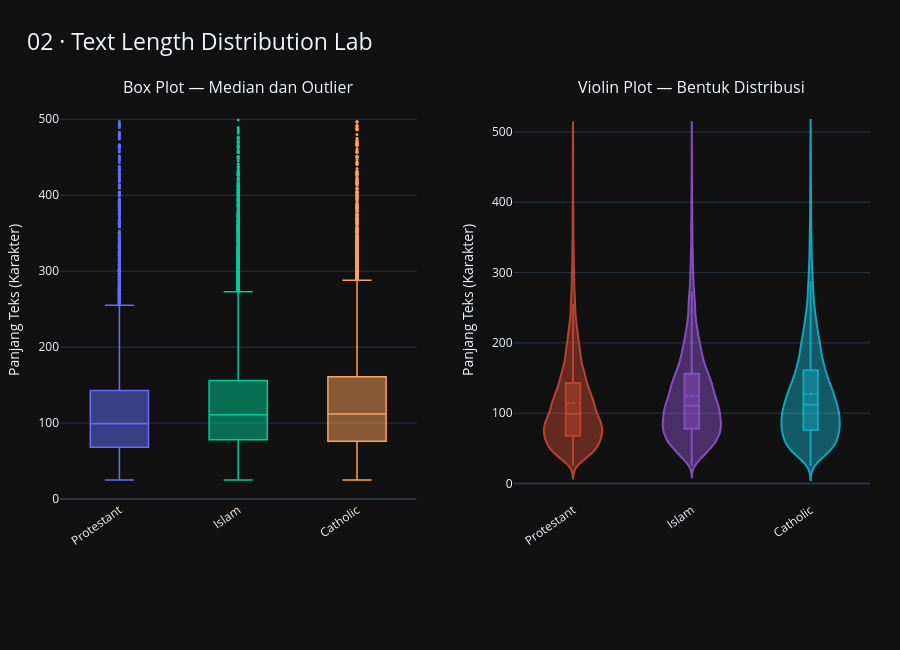

Notebook cell for this chart:
### Code cell
# ============================================================
# VISUALISASI 2 — DISTRIBUTION LAB
# ============================================================

# Pilih label dengan jumlah sampel terbesar
top_labels = (
    df_label
    .nlargest(10, "Jumlah_Data")["Label"]
    .tolist()
)

df_dist = df_sample[
    df_sample["Label"].isin(top_labels)
].copy()

urutan_label = (
    df_dist.groupby("Label")["Panjang_Karakter"]
    .median()
    .sort_values()
    .index.tolist()
)

fig2 = make_subplots(
    rows=1,
    cols=2,
    subplot_titles=(
        "Box Plot — Median dan Outlier",
        "Violin Plot — Bentuk Distribusi"
    ),
    horizontal_spacing=0.12
)

for label in urutan_label:
    data_label = df_dist[df_dist["Label"] == label]

    fig2.add_trace(
        go.Box(
            y=data_label["Panjang_Karakter"],
            name=label,
            boxpoints="outliers",
            marker=dict(size=3),
            line=dict(width=1.5),
            showlegend=False,
            hovertemplate=(
                "Label: " + str(label) +
                "<br>Panjang karakter: %{y}<extra></extra>"
            )
        ),
        row=1,
        col=1
    )

    fig2.add_trace(
        go.Violin(
            y=data_label["Panjang_Karakter"],
            name=label,
            box_visible=True,
            meanline_visible=True,
            points=False,
            opacity=0.75,
            showlegend=False,
            hovertemplate=(
                "Label: " + str(label) +
                "<br>Panjang karakter: %{y}<extra></extra>"
            )
        ),
        row=1,
        col=2
    )

fig2.update_layout(
    title=dict(
        text="02 · Text Length Distribution Lab",
        x=0.03,
        font=dict(size=23)
    ),
    template=TEMA,
    height=650,
    margin=dict(l=60, r=30, t=100, b=150)
)

fig2.update_yaxes(title_text="Panjang Teks (Karakter)", row=1, col=1)
fig2.update_yaxes(title_text="Panjang Teks (Karakter)", row=1, col=2)

fig2.update_xaxes(
    tickangle=-35,
    categoryorder="array",
    categoryarray=urutan_label,
    row=1,
    col=1
)

fig2.update_xaxes(
    tickangle=-35,
    categoryorder="array",
    categoryarray=urutan_label,
    row=1,
    col=2
)

fig2.show()

### Figure 1 — Plotly figure (JSON) as saved in the notebook; plotly's stock layout.template omitted (floating-point values rounded to 4 significant figures; data arrays with more than 128 entries replaced by an {"elided": "..."} marker saying what was removed)
{"data": [{"boxpoints": "outliers", "hovertemplate": "Label: Protestant<br>Panjang karakter: %{y}<extra></extra>", "line": {"width": 1.5}, "marker": {"size": 3}, "name": "Protestant", "showlegend": false, "type": "box", "xaxis": "x", "y": {"elided": "12468 int values"}, "yaxis": "y"}, {"box": {"visible": true}, "hovertemplate": "Label: Protestant<br>Panjang karakter: %{y}<extra></extra>", "meanline": {"visible": true}, "name": "Protestant", "opacity": 0.75, "points": false, "showlegend": false, "type": "violin", "xaxis": "x2", "y": {"elided": "12468 int values"}, "yaxis": "y2"}, {"boxpoints": "outliers", "hovertemplate": "Label: Islam<br>Panjang karakter: %{y}<extra></extra>", "line": {"width": 1.5}, "marker": {"size": 3}, "name": "Islam", "showlegend": false, "type": "box", "xaxis": "x", "y": {"elided": "24307 int values"}, "yaxis": "y"}, {"box": {"visible": true}, "hovertemplate": "Label: Islam<br>Panjang karakter: %{y}<extra></extra>", "meanline": {"visible": true}, "name": "Islam", "opacity": 0.75, "points": false, "showlegend": false, "type": "violin", "xaxis": "x2", "y": {"elided": "24307 int values"}, "yaxis": "y2"}, {"boxpoints": "outliers", "hovertemplate": "Label: Catholic<br>Panjang karakter: %{y}<extra></extra>", "line": {"width": 1.5}, "marker": {"size": 3}, "name": "Catholic", "showlegend": false, "type": "box", "xaxis": "x", "y": {"elided": "13225 int values"}, "yaxis": "y"}, {"box": {"visible": true}, "hovertemplate": "Label: Catholic<br>Panjang karakter: %{y}<extra></extra>", "meanline": {"visible": true}, "name": "Catholic", "opacity": 0.75, "points": false, "showlegend": false, "type": "violin", "xaxis": "x2", "y": {"elided": "13225 int values"}, "yaxis": "y2"}], "layout": {"annotations": [{"font": {"size": 16}, "showarrow": false, "text": "Box Plot — Median dan Outlier", "x": 0.22, "xanchor": "center", "xref": "paper", "y": 1, "yanchor": "bottom", "yref": "paper"}, {"font": {"size": 16}, "showarrow": false, "text": "Violin Plot — Bentuk Distribusi", "x": 0.78, "xanchor": "center", "xref": "paper", "y": 1, "yanchor": "bottom", "yref": "paper"}], "height": 650, "margin": {"b": 150, "l": 60, "r": 30, "t": 100}, "title": {"font": {"size": 23}, "text": "02 · Text Length Distribution Lab", "x": 0.03}, "xaxis": {"anchor": "y", "categoryarray": ["Protestant", "Islam", "Catholic"], "categoryorder": "array", "domain": [0, 0.44], "tickangle": -35}, "xaxis2": {"anchor": "y2", "categoryarray": ["Protestant", "Islam", "Catholic"], "categoryorder": "array", "domain": [0.56, 1], "tickangle": -35}, "yaxis": {"anchor": "x", "domain": [0, 1], "title": {"text": "Panjang Teks (Karakter)"}}, "yaxis2": {"anchor": "x2", "domain": [0, 1], "title": {"text": "Panjang Teks (Karakter)"}}}}
